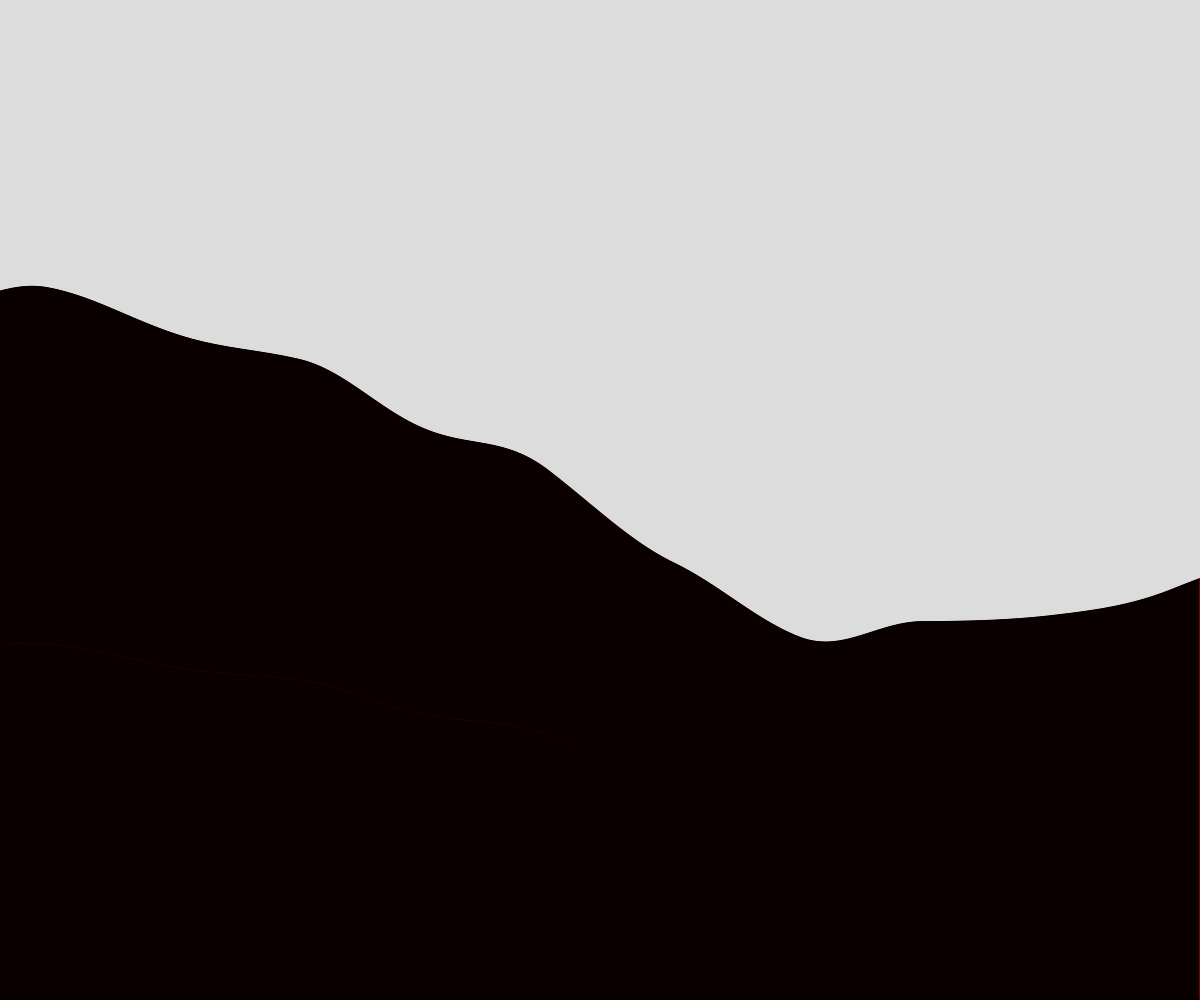
Frame 1 (no input)
Frame 60 (no input): identical to frame 1, image omitted
Frame 120 (the mouse pressed at the canvas centre since frame 60): identical to frame 1, image omitted

The p5.js sketch that drew this single still picture (run headless with seeded random() and noise() and a simulated clock; from frame 60 on, the mouse is pressed at the canvas centre):

// p5.js sketch
// ── sketch.js
// Terrain Generator
// Your Name
// Date
//
// Extra for Experts:
// - describe what you did to take this project "above and beyond"

let theHeights = [];
let start = 0;

function setup() {
  createCanvas(windowWidth, windowHeight);
  theHeights = generateHeights(20000);
}

function draw() {
  background(220);
  for (let i = start; i < start + width; i++) {
    fill("red");
    drawRect(i-start, theHeights[i], 1);
  }

  if (keyIsPressed) {
    start +=30;
  }
}

function drawRect(x, h, w) {
  let y = height - h;
  rect(x, y, w, h);
}

function generateHeights(amount) {
  let tempArray = [];
  let time = random(10000);
  for (let i = 0; i < amount; i++) {
    tempArray.push(noise(time) * height);
    time += 0.001;
  }
  return tempArray;
}
